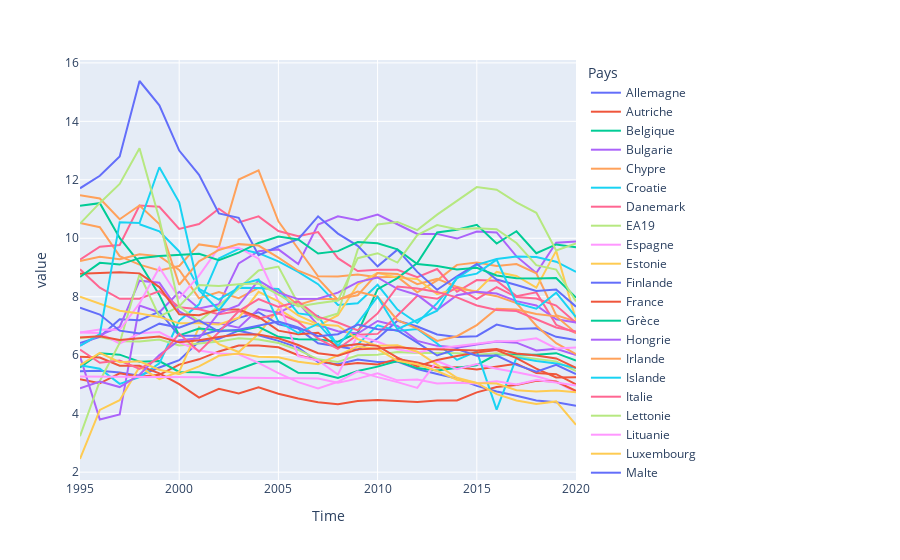

Source (notebook cell):
### Code cell
PC_TSCO_X_ISCO_clean_df_pivot.plot()

### Figure 1 — Plotly figure (JSON) as saved in the notebook; plotly's stock layout.template omitted (floating-point values rounded to 4 significant figures)
{"data": [{"hovertemplate": "Pays=Allemagne<br>Time=%{x}<br>value=%{y}<extra></extra>", "legendgroup": "Allemagne", "line": {"color": "#636efa", "dash": "solid"}, "marker": {"symbol": "circle"}, "mode": "lines", "name": "Allemagne", "orientation": "v", "showlegend": true, "type": "scatter", "x": [1995, 1996, 1997, 1998, 1999, 2000, 2001, 2002, 2003, 2004, 2005, 2006, 2007, 2008, 2009, 2010, 2011, 2012, 2013, 2014, 2015, 2016, 2017, 2018, 2019, 2020], "xaxis": "x", "y": [5.45, 5.47, 5.41, 5.3, 5.58, 5.83, 6.47, 6.56, 6.84, 6.68, 6.49, 6.26, 5.77, 5.69, 5.85, 5.77, 5.78, 5.53, 5.36, 5.2, 4.95, 4.76, 4.61, 4.45, 4.39, 4.27], "yaxis": "y"}, {"hovertemplate": "Pays=Autriche<br>Time=%{x}<br>value=%{y}<extra></extra>", "legendgroup": "Autriche", "line": {"color": "#EF553B", "dash": "solid"}, "marker": {"symbol": "circle"}, "mode": "lines", "name": "Autriche", "orientation": "v", "showlegend": true, "type": "scatter", "x": [1995, 1996, 1997, 1998, 1999, 2000, 2001, 2002, 2003, 2004, 2005, 2006, 2007, 2008, 2009, 2010, 2011, 2012, 2013, 2014, 2015, 2016, 2017, 2018, 2019, 2020], "xaxis": "x", "y": [5.18, 5.04, 5.38, 5.26, 5.33, 5.68, 5.86, 6.13, 6.33, 6.33, 6.27, 6, 5.83, 5.66, 5.73, 5.68, 5.87, 5.75, 5.58, 5.59, 5.51, 5.61, 5.71, 5.39, 5.35, 5], "yaxis": "y"}, {"hovertemplate": "Pays=Belgique<br>Time=%{x}<br>value=%{y}<extra></extra>", "legendgroup": "Belgique", "line": {"color": "#00cc96", "dash": "solid"}, "marker": {"symbol": "circle"}, "mode": "lines", "name": "Belgique", "orientation": "v", "showlegend": true, "type": "scatter", "x": [1995, 1996, 1997, 1998, 1999, 2000, 2001, 2002, 2003, 2004, 2005, 2006, 2007, 2008, 2009, 2010, 2011, 2012, 2013, 2014, 2015, 2016, 2017, 2018, 2019, 2020], "xaxis": "x", "y": [5.58, 6.07, 6.02, 5.78, 5.8, 5.43, 5.42, 5.28, 5.52, 5.77, 5.79, 5.4, 5.39, 5.22, 5.46, 5.61, 5.8, 5.56, 5.48, 5.57, 5.66, 6.03, 6.02, 6.02, 6.07, 5.82], "yaxis": "y"}, {"hovertemplate": "Pays=Bulgarie<br>Time=%{x}<br>value=%{y}<extra></extra>", "legendgroup": "Bulgarie", "line": {"color": "#ab63fa", "dash": "solid"}, "marker": {"symbol": "circle"}, "mode": "lines", "name": "Bulgarie", "orientation": "v", "showlegend": true, "type": "scatter", "x": [1995, 1996, 1997, 1998, 1999, 2000, 2001, 2002, 2003, 2004, 2005, 2006, 2007, 2008, 2009, 2010, 2011, 2012, 2013, 2014, 2015, 2016, 2017, 2018, 2019, 2020], "xaxis": "x", "y": [5.96, 3.8, 3.97, 7.7, 7.47, 8.17, 7.6, 7.74, 9.14, 9.56, 9.62, 9.12, 10.47, 10.75, 10.62, 10.81, 10.48, 10.15, 10.15, 9.99, 10.23, 10.2, 9.38, 8.81, 9.85, 9.89], "yaxis": "y"}, {"hovertemplate": "Pays=Chypre<br>Time=%{x}<br>value=%{y}<extra></extra>", "legendgroup": "Chypre", "line": {"color": "#FFA15A", "dash": "solid"}, "marker": {"symbol": "circle"}, "mode": "lines", "name": "Chypre", "orientation": "v", "showlegend": true, "type": "scatter", "x": [1995, 1996, 1997, 1998, 1999, 2000, 2001, 2002, 2003, 2004, 2005, 2006, 2007, 2008, 2009, 2010, 2011, 2012, 2013, 2014, 2015, 2016, 2017, 2018, 2019, 2020], "xaxis": "x", "y": [10.52, 10.38, 9.39, 9.1, 8.9, 9.05, 9.79, 9.69, 12.01, 12.32, 10.58, 9.63, 8.7, 8.69, 8.76, 8.67, 8.68, 8.15, 8.56, 9.09, 9.17, 9.05, 9.12, 8.8, 7.37, 7.15], "yaxis": "y"}, {"hovertemplate": "Pays=Croatie<br>Time=%{x}<br>value=%{y}<extra></extra>", "legendgroup": "Croatie", "line": {"color": "#19d3f3", "dash": "solid"}, "marker": {"symbol": "circle"}, "mode": "lines", "name": "Croatie", "orientation": "v", "showlegend": true, "type": "scatter", "x": [1995, 1996, 1997, 1998, 1999, 2000, 2001, 2002, 2003, 2004, 2005, 2006, 2007, 2008, 2009, 2010, 2011, 2012, 2013, 2014, 2015, 2016, 2017, 2018, 2019, 2020], "xaxis": "x", "y": [5.66, 5.54, 5.02, 5.25, 5.72, 7.18, 7.74, 9.31, 9.64, 9.49, 9.21, 8.85, 8.43, 7.72, 7.78, 8.41, 7.56, 7.1, 7.78, 8.63, 9.09, 9.29, 9.38, 9.36, 9.2, 8.85], "yaxis": "y"}, {"hovertemplate": "Pays=Danemark<br>Time=%{x}<br>value=%{y}<extra></extra>", "legendgroup": "Danemark", "line": {"color": "#FF6692", "dash": "solid"}, "marker": {"symbol": "circle"}, "mode": "lines", "name": "Danemark", "orientation": "v", "showlegend": true, "type": "scatter", "x": [1995, 1996, 1997, 1998, 1999, 2000, 2001, 2002, 2003, 2004, 2005, 2006, 2007, 2008, 2009, 2010, 2011, 2012, 2013, 2014, 2015, 2016, 2017, 2018, 2019, 2020], "xaxis": "x", "y": [9.27, 9.71, 9.77, 11.12, 11.08, 10.32, 10.49, 11.01, 10.54, 10.75, 10.25, 10.07, 10.21, 9.32, 8.88, 8.92, 8.92, 8.67, 8.95, 8.17, 8.57, 8.55, 8.02, 8.15, 7.04, 6.76], "yaxis": "y"}, {"hovertemplate": "Pays=EA19<br>Time=%{x}<br>value=%{y}<extra></extra>", "legendgroup": "EA19", "line": {"color": "#B6E880", "dash": "solid"}, "marker": {"symbol": "circle"}, "mode": "lines", "name": "EA19", "orientation": "v", "showlegend": true, "type": "scatter", "x": [1995, 1996, 1997, 1998, 1999, 2000, 2001, 2002, 2003, 2004, 2005, 2006, 2007, 2008, 2009, 2010, 2011, 2012, 2013, 2014, 2015, 2016, 2017, 2018, 2019, 2020], "xaxis": "x", "y": [6.6, 6.62, 6.48, 6.47, 6.54, 6.33, 6.4, 6.47, 6.58, 6.54, 6.42, 6.18, 5.86, 5.77, 6, 6.02, 6.11, 6.08, 6.08, 6.07, 6.02, 6.07, 5.96, 5.88, 5.79, 5.46], "yaxis": "y"}, {"hovertemplate": "Pays=Espagne<br>Time=%{x}<br>value=%{y}<extra></extra>", "legendgroup": "Espagne", "line": {"color": "#FF97FF", "dash": "solid"}, "marker": {"symbol": "circle"}, "mode": "lines", "name": "Espagne", "orientation": "v", "showlegend": true, "type": "scatter", "x": [1995, 1996, 1997, 1998, 1999, 2000, 2001, 2002, 2003, 2004, 2005, 2006, 2007, 2008, 2009, 2010, 2011, 2012, 2013, 2014, 2015, 2016, 2017, 2018, 2019, 2020], "xaxis": "x", "y": [6.78, 6.76, 6.4, 6.75, 6.79, 6.44, 6.16, 6.06, 6.03, 5.74, 5.39, 5.08, 4.86, 5.09, 5.45, 5.25, 5.08, 4.88, 5.8, 5.52, 5.7, 5.54, 5.42, 5.28, 5.09, 4.74], "yaxis": "y"}, {"hovertemplate": "Pays=Estonie<br>Time=%{x}<br>value=%{y}<extra></extra>", "legendgroup": "Estonie", "line": {"color": "#FECB52", "dash": "solid"}, "marker": {"symbol": "circle"}, "mode": "lines", "name": "Estonie", "orientation": "v", "showlegend": true, "type": "scatter", "x": [1995, 1996, 1997, 1998, 1999, 2000, 2001, 2002, 2003, 2004, 2005, 2006, 2007, 2008, 2009, 2010, 2011, 2012, 2013, 2014, 2015, 2016, 2017, 2018, 2019, 2020], "xaxis": "x", "y": [2.45, 4.13, 4.46, 5.6, 5.18, 5.44, 6.96, 6.38, 6.11, 6.73, 7.58, 7.17, 7, 7.37, 8.42, 8.82, 8.65, 8.61, 8.09, 8.27, 8.19, 8.85, 8.71, 8.31, 9.57, 7.2], "yaxis": "y"}, {"hovertemplate": "Pays=Finlande<br>Time=%{x}<br>value=%{y}<extra></extra>", "legendgroup": "Finlande", "line": {"color": "#636efa", "dash": "solid"}, "marker": {"symbol": "circle"}, "mode": "lines", "name": "Finlande", "orientation": "v", "showlegend": true, "type": "scatter", "x": [1995, 1996, 1997, 1998, 1999, 2000, 2001, 2002, 2003, 2004, 2005, 2006, 2007, 2008, 2009, 2010, 2011, 2012, 2013, 2014, 2015, 2016, 2017, 2018, 2019, 2020], "xaxis": "x", "y": [6.42, 6.63, 7.23, 7.2, 7.49, 6.67, 6.67, 6.86, 7.28, 7.47, 7.06, 6.91, 6.41, 6.3, 6.19, 6.57, 7.18, 6.98, 6.71, 6.62, 6.65, 7.05, 6.9, 6.92, 6.63, 6.52], "yaxis": "y"}, {"hovertemplate": "Pays=France<br>Time=%{x}<br>value=%{y}<extra></extra>", "legendgroup": "France", "line": {"color": "#EF553B", "dash": "solid"}, "marker": {"symbol": "circle"}, "mode": "lines", "name": "France", "orientation": "v", "showlegend": true, "type": "scatter", "x": [1995, 1996, 1997, 1998, 1999, 2000, 2001, 2002, 2003, 2004, 2005, 2006, 2007, 2008, 2009, 2010, 2011, 2012, 2013, 2014, 2015, 2016, 2017, 2018, 2019, 2020], "xaxis": "x", "y": [5.95, 5.92, 5.64, 5.64, 5.38, 5.01, 4.55, 4.85, 4.69, 4.9, 4.68, 4.52, 4.39, 4.32, 4.43, 4.47, 4.43, 4.4, 4.45, 4.45, 4.73, 4.91, 4.98, 5.13, 5.1, 4.78], "yaxis": "y"}, {"hovertemplate": "Pays=Grèce<br>Time=%{x}<br>value=%{y}<extra></extra>", "legendgroup": "Grèce", "line": {"color": "#00cc96", "dash": "solid"}, "marker": {"symbol": "circle"}, "mode": "lines", "name": "Grèce", "orientation": "v", "showlegend": true, "type": "scatter", "x": [1995, 1996, 1997, 1998, 1999, 2000, 2001, 2002, 2003, 2004, 2005, 2006, 2007, 2008, 2009, 2010, 2011, 2012, 2013, 2014, 2015, 2016, 2017, 2018, 2019, 2020], "xaxis": "x", "y": [11.11, 11.2, 10.01, 9.16, 8.06, 6.68, 6.91, 6.85, 6.84, 6.97, 6.63, 6.55, 6.54, 6.46, 6.77, 8.26, 8.64, 9.15, 10.2, 10.29, 10.46, 9.82, 10.24, 9.49, 9.79, 9.69], "yaxis": "y"}, {"hovertemplate": "Pays=Hongrie<br>Time=%{x}<br>value=%{y}<extra></extra>", "legendgroup": "Hongrie", "line": {"color": "#ab63fa", "dash": "solid"}, "marker": {"symbol": "circle"}, "mode": "lines", "name": "Hongrie", "orientation": "v", "showlegend": true, "type": "scatter", "x": [1995, 1996, 1997, 1998, 1999, 2000, 2001, 2002, 2003, 2004, 2005, 2006, 2007, 2008, 2009, 2010, 2011, 2012, 2013, 2014, 2015, 2016, 2017, 2018, 2019, 2020], "xaxis": "x", "y": [6.33, 6.69, 6.97, 8.55, 8.48, 7.5, 7.12, 7.09, 6.94, 7.58, 7.45, 7.79, 7.03, 6.82, 6.74, 7.17, 7, 6.49, 6.32, 6.26, 6.37, 6.47, 6.43, 6.16, 6.22, 6.01], "yaxis": "y"}, {"hovertemplate": "Pays=Irlande<br>Time=%{x}<br>value=%{y}<extra></extra>", "legendgroup": "Irlande", "line": {"color": "#FFA15A", "dash": "solid"}, "marker": {"symbol": "circle"}, "mode": "lines", "name": "Irlande", "orientation": "v", "showlegend": true, "type": "scatter", "x": [1995, 1996, 1997, 1998, 1999, 2000, 2001, 2002, 2003, 2004, 2005, 2006, 2007, 2008, 2009, 2010, 2011, 2012, 2013, 2014, 2015, 2016, 2017, 2018, 2019, 2020], "xaxis": "x", "y": [9.22, 9.37, 9.28, 9.45, 9.39, 8.92, 7.95, 8.16, 7.95, 8.3, 8.25, 7.72, 7.93, 7.92, 8.05, 8.81, 8.78, 8.43, 8.61, 8.34, 8.15, 8.02, 7.78, 7.01, 6.41, 6.04], "yaxis": "y"}, {"hovertemplate": "Pays=Islande<br>Time=%{x}<br>value=%{y}<extra></extra>", "legendgroup": "Islande", "line": {"color": "#19d3f3", "dash": "solid"}, "marker": {"symbol": "circle"}, "mode": "lines", "name": "Islande", "orientation": "v", "showlegend": true, "type": "scatter", "x": [1995, 1996, 1997, 1998, 1999, 2000, 2001, 2002, 2003, 2004, 2005, 2006, 2007, 2008, 2009, 2010, 2011, 2012, 2013, 2014, 2015, 2016, 2017, 2018, 2019, 2020], "xaxis": "x", "y": [null, null, null, 10.48, 10.24, 9.55, 8.27, 7.9, 8.31, 8.3, 8.27, 7.43, 7.34, 6.32, 6.37, 7.02, 6.83, 6.9, 6.4, 5.84, 6.13, 4.14, 5.92, 5.8, 5.72, 5.56], "yaxis": "y"}, {"hovertemplate": "Pays=Italie<br>Time=%{x}<br>value=%{y}<extra></extra>", "legendgroup": "Italie", "line": {"color": "#FF6692", "dash": "solid"}, "marker": {"symbol": "circle"}, "mode": "lines", "name": "Italie", "orientation": "v", "showlegend": true, "type": "scatter", "x": [1995, 1996, 1997, 1998, 1999, 2000, 2001, 2002, 2003, 2004, 2005, 2006, 2007, 2008, 2009, 2010, 2011, 2012, 2013, 2014, 2015, 2016, 2017, 2018, 2019, 2020], "xaxis": "x", "y": [8.94, 8.31, 7.93, 7.93, 8.19, 7.64, 7.57, 7.4, 7.51, 7.25, 7.43, 7.14, 6.57, 6.22, 6.7, 6.73, 7.36, 8.03, 7.93, 8.32, 7.92, 8.33, 7.99, 7.94, 7.7, 7.11], "yaxis": "y"}, {"hovertemplate": "Pays=Lettonie<br>Time=%{x}<br>value=%{y}<extra></extra>", "legendgroup": "Lettonie", "line": {"color": "#B6E880", "dash": "solid"}, "marker": {"symbol": "circle"}, "mode": "lines", "name": "Lettonie", "orientation": "v", "showlegend": true, "type": "scatter", "x": [1995, 1996, 1997, 1998, 1999, 2000, 2001, 2002, 2003, 2004, 2005, 2006, 2007, 2008, 2009, 2010, 2011, 2012, 2013, 2014, 2015, 2016, 2017, 2018, 2019, 2020], "xaxis": "x", "y": [3.23, 5.12, 6.42, 8.77, 7.32, 7.67, 7.16, 7.69, 8.28, 8.9, 9.03, 7.76, 7.22, 7.43, 9.62, 10.47, 10.56, 10.28, 10.81, 11.28, 11.75, 11.66, 11.23, 10.87, 9.58, 9.82], "yaxis": "y"}, {"hovertemplate": "Pays=Lituanie<br>Time=%{x}<br>value=%{y}<extra></extra>", "legendgroup": "Lituanie", "line": {"color": "#FF97FF", "dash": "solid"}, "marker": {"symbol": "circle"}, "mode": "lines", "name": "Lituanie", "orientation": "v", "showlegend": true, "type": "scatter", "x": [1995, 1996, 1997, 1998, 1999, 2000, 2001, 2002, 2003, 2004, 2005, 2006, 2007, 2008, 2009, 2010, 2011, 2012, 2013, 2014, 2015, 2016, 2017, 2018, 2019, 2020], "xaxis": "x", "y": [6.78, 6.88, 6.87, 7.77, 9, 7.95, 8.72, 9.68, 9.68, 9.3, 7.85, 5.97, 5.82, 5.34, 6.68, 6.46, 6.2, 6.09, 6.23, 6.31, 6.4, 6.48, 6.49, 6.58, 6.23, 6.26], "yaxis": "y"}, {"hovertemplate": "Pays=Luxembourg<br>Time=%{x}<br>value=%{y}<extra></extra>", "legendgroup": "Luxembourg", "line": {"color": "#FECB52", "dash": "solid"}, "marker": {"symbol": "circle"}, "mode": "lines", "name": "Luxembourg", "orientation": "v", "showlegend": true, "type": "scatter", "x": [1995, 1996, 1997, 1998, 1999, 2000, 2001, 2002, 2003, 2004, 2005, 2006, 2007, 2008, 2009, 2010, 2011, 2012, 2013, 2014, 2015, 2016, 2017, 2018, 2019, 2020], "xaxis": "x", "y": [8, 7.77, 7.52, 7.43, 7.31, 7.09, 7.09, 7.05, 7.28, 8.17, 7.84, 7.36, 7.05, 7.01, 6.55, 6.32, 6.34, 6.12, 5.66, 5.23, 5.05, 4.67, 4.45, 4.33, 4.42, 3.62], "yaxis": "y"}, {"hovertemplate": "Pays=Malte<br>Time=%{x}<br>value=%{y}<extra></extra>", "legendgroup": "Malte", "line": {"color": "#636efa", "dash": "solid"}, "marker": {"symbol": "circle"}, "mode": "lines", "name": "Malte", "orientation": "v", "showlegend": true, "type": "scatter", "x": [1995, 1996, 1997, 1998, 1999, 2000, 2001, 2002, 2003, 2004, 2005, 2006, 2007, 2008, 2009, 2010, 2011, 2012, 2013, 2014, 2015, 2016, 2017, 2018, 2019, 2020], "xaxis": "x", "y": [11.71, 12.14, 12.8, 15.38, 14.55, 13, 12.17, 10.85, 10.7, 9.42, 9.72, 9.97, 10.75, 10.16, 9.74, 9.04, 9.61, 8.85, 8.24, 8.7, 9.12, 8.59, 8.4, 8.2, 8.25, 7.66], "yaxis": "y"}, {"hovertemplate": "Pays=Norvège<br>Time=%{x}<br>value=%{y}<extra></extra>", "legendgroup": "Norvège", "line": {"color": "#EF553B", "dash": "solid"}, "marker": {"symbol": "circle"}, "mode": "lines", "name": "Norvège", "orientation": "v", "showlegend": true, "type": "scatter", "x": [1995, 1996, 1997, 1998, 1999, 2000, 2001, 2002, 2003, 2004, 2005, 2006, 2007, 2008, 2009, 2010, 2011, 2012, 2013, 2014, 2015, 2016, 2017, 2018, 2019, 2020], "xaxis": "x", "y": [8.79, 8.81, 8.84, 8.8, 8.33, 7.4, 7.37, 7.56, 7.56, 7.31, 6.84, 6.72, 6.77, 6.28, 6.38, 6.32, 5.92, 5.62, 5.84, 5.97, 6.09, 6.18, 5.9, 5.54, 5.24, 5.25], "yaxis": "y"}, {"hovertemplate": "Pays=Pays-Bas<br>Time=%{x}<br>value=%{y}<extra></extra>", "legendgroup": "Pays-Bas", "line": {"color": "#00cc96", "dash": "solid"}, "marker": {"symbol": "circle"}, "mode": "lines", "name": "Pays-Bas", "orientation": "v", "showlegend": true, "type": "scatter", "x": [1995, 1996, 1997, 1998, 1999, 2000, 2001, 2002, 2003, 2004, 2005, 2006, 2007, 2008, 2009, 2010, 2011, 2012, 2013, 2014, 2015, 2016, 2017, 2018, 2019, 2020], "xaxis": "x", "y": [8.68, 9.16, 9.1, 9.32, 9.39, 9.42, 9.47, 9.25, 9.51, 9.84, 10.06, 9.96, 9.48, 9.56, 9.87, 9.83, 9.62, 9.12, 9.05, 8.93, 8.99, 8.73, 8.63, 8.62, 8.64, 7.97], "yaxis": "y"}, {"hovertemplate": "Pays=Pologne<br>Time=%{x}<br>value=%{y}<extra></extra>", "legendgroup": "Pologne", "line": {"color": "#ab63fa", "dash": "solid"}, "marker": {"symbol": "circle"}, "mode": "lines", "name": "Pologne", "orientation": "v", "showlegend": true, "type": "scatter", "x": [1995, 1996, 1997, 1998, 1999, 2000, 2001, 2002, 2003, 2004, 2005, 2006, 2007, 2008, 2009, 2010, 2011, 2012, 2013, 2014, 2015, 2016, 2017, 2018, 2019, 2020], "xaxis": "x", "y": [4.87, 5.1, 4.91, 5.33, 6.01, 6.51, 6.58, 7.45, 7.71, 8.56, 8.14, 7.92, 7.93, 8.14, 8.5, 8.66, 8.27, 8.06, 7.55, 8.05, 8.17, 8.11, 7.85, 7.7, 7.23, 7.12], "yaxis": "y"}, {"hovertemplate": "Pays=Portugal<br>Time=%{x}<br>value=%{y}<extra></extra>", "legendgroup": "Portugal", "line": {"color": "#FFA15A", "dash": "solid"}, "marker": {"symbol": "circle"}, "mode": "lines", "name": "Portugal", "orientation": "v", "showlegend": true, "type": "scatter", "x": [1995, 1996, 1997, 1998, 1999, 2000, 2001, 2002, 2003, 2004, 2005, 2006, 2007, 2008, 2009, 2010, 2011, 2012, 2013, 2014, 2015, 2016, 2017, 2018, 2019, 2020], "xaxis": "x", "y": [11.47, 11.36, 10.65, 11.12, 10.49, 8.41, 9.21, 9.6, 9.8, 9.75, 9.34, 8.89, 8.62, 7.89, 8.18, 8, 7.2, 6.91, 6.49, 6.65, 7.03, 7.59, 7.56, 7.41, 7.33, 6.76], "yaxis": "y"}, {"hovertemplate": "Pays=Roumanie<br>Time=%{x}<br>value=%{y}<extra></extra>", "legendgroup": "Roumanie", "line": {"color": "#19d3f3", "dash": "solid"}, "marker": {"symbol": "circle"}, "mode": "lines", "name": "Roumanie", "orientation": "v", "showlegend": true, "type": "scatter", "x": [1995, 1996, 1997, 1998, 1999, 2000, 2001, 2002, 2003, 2004, 2005, 2006, 2007, 2008, 2009, 2010, 2011, 2012, 2013, 2014, 2015, 2016, 2017, 2018, 2019, 2020], "xaxis": "x", "y": [6.32, 6.72, 10.55, 10.52, 12.43, 11.23, 8.22, 7.54, 8.4, 8.59, 7.15, 6.76, 7.07, 6.33, 7.11, 8, 6.89, 7.21, 7.52, 8.66, 8.79, 9.27, 7.78, 7.59, 8.14, 7.3], "yaxis": "y"}, {"hovertemplate": "Pays=Slovaquie<br>Time=%{x}<br>value=%{y}<extra></extra>", "legendgroup": "Slovaquie", "line": {"color": "#FF6692", "dash": "solid"}, "marker": {"symbol": "circle"}, "mode": "lines", "name": "Slovaquie", "orientation": "v", "showlegend": true, "type": "scatter", "x": [1995, 1996, 1997, 1998, 1999, 2000, 2001, 2002, 2003, 2004, 2005, 2006, 2007, 2008, 2009, 2010, 2011, 2012, 2013, 2014, 2015, 2016, 2017, 2018, 2019, 2020], "xaxis": "x", "y": [6.19, 5.74, 5.82, 5.53, 5.91, 6.74, 6.12, 6.79, 7.51, 7.92, 7.65, 7.84, 7.31, 7.12, 6.85, 7.43, 8.35, 8.28, 8.16, 7.98, 7.7, 7.55, 7.51, 7.24, 6.95, 6.81], "yaxis": "y"}, {"hovertemplate": "Pays=Slovénie<br>Time=%{x}<br>value=%{y}<extra></extra>", "legendgroup": "Slovénie", "line": {"color": "#B6E880", "dash": "solid"}, "marker": {"symbol": "circle"}, "mode": "lines", "name": "Slovénie", "orientation": "v", "showlegend": true, "type": "scatter", "x": [1995, 1996, 1997, 1998, 1999, 2000, 2001, 2002, 2003, 2004, 2005, 2006, 2007, 2008, 2009, 2010, 2011, 2012, 2013, 2014, 2015, 2016, 2017, 2018, 2019, 2020], "xaxis": "x", "y": [10.5, 11.21, 11.86, 13.08, 10.66, 7.67, 8.4, 8.37, 8.43, 8.45, 8.07, 7.67, 7.78, 7.87, 9.32, 9.49, 9.17, 10.11, 10.45, 10.31, 10.34, 10.31, 9.84, 9.08, 8.93, 7.84], "yaxis": "y"}, {"hovertemplate": "Pays=Suisse<br>Time=%{x}<br>value=%{y}<extra></extra>", "legendgroup": "Suisse", "line": {"color": "#FF97FF", "dash": "solid"}, "marker": {"symbol": "circle"}, "mode": "lines", "name": "Suisse", "orientation": "v", "showlegend": true, "type": "scatter", "x": [1995, 1996, 1997, 1998, 1999, 2000, 2001, 2002, 2003, 2004, 2005, 2006, 2007, 2008, 2009, 2010, 2011, 2012, 2013, 2014, 2015, 2016, 2017, 2018, 2019, 2020], "xaxis": "x", "y": [5.27, 5.27, 5.27, 5.26, 5.26, 5.25, 5.25, 5.24, 5.23, 5.23, 5.22, 5.21, 5.2, 5.06, 5.2, 5.38, 5.14, 5.17, 5.03, 5.06, 5.03, 5.11, 5, 5.15, 5.07, 4.96], "yaxis": "y"}, {"hovertemplate": "Pays=Suède<br>Time=%{x}<br>value=%{y}<extra></extra>", "legendgroup": "Suède", "line": {"color": "#FECB52", "dash": "solid"}, "marker": {"symbol": "circle"}, "mode": "lines", "name": "Suède", "orientation": "v", "showlegend": true, "type": "scatter", "x": [1995, 1996, 1997, 1998, 1999, 2000, 2001, 2002, 2003, 2004, 2005, 2006, 2007, 2008, 2009, 2010, 2011, 2012, 2013, 2014, 2015, 2016, 2017, 2018, 2019, 2020], "xaxis": "x", "y": [5.66, 6.08, 5.76, 5.79, 5.5, 5.35, 5.62, 5.98, 6.06, 5.95, 5.93, 5.78, 5.69, 6, 6.3, 6.21, 5.81, 5.69, 5.46, 5.16, 5.05, 5.03, 4.8, 4.76, 4.79, 4.73], "yaxis": "y"}, {"hovertemplate": "Pays=Tchéquie<br>Time=%{x}<br>value=%{y}<extra></extra>", "legendgroup": "Tchéquie", "line": {"color": "#636efa", "dash": "solid"}, "marker": {"symbol": "circle"}, "mode": "lines", "name": "Tchéquie", "orientation": "v", "showlegend": true, "type": "scatter", "x": [1995, 1996, 1997, 1998, 1999, 2000, 2001, 2002, 2003, 2004, 2005, 2006, 2007, 2008, 2009, 2010, 2011, 2012, 2013, 2014, 2015, 2016, 2017, 2018, 2019, 2020], "xaxis": "x", "y": [7.63, 7.39, 6.84, 6.74, 7.08, 6.94, 7.19, 6.81, 6.87, 7.02, 7.15, 6.95, 6.65, 6.72, 7.05, 6.89, 6.85, 6.43, 5.99, 6.21, 5.98, 5.99, 5.67, 5.44, 5.67, 5.35], "yaxis": "y"}, {"hovertemplate": "Pays=Union européenne - 27 pays (à partir de 2020)<br>Time=%{x}<br>value=%{y}<extra></extra>", "legendgroup": "Union européenne - 27 pays (à partir de 2020)", "line": {"color": "#EF553B", "dash": "solid"}, "marker": {"symbol": "circle"}, "mode": "lines", "name": "Union européenne - 27 pays (à partir de 2020)", "orientation": "v", "showlegend": true, "type": "scatter", "x": [1995, 1996, 1997, 1998, 1999, 2000, 2001, 2002, 2003, 2004, 2005, 2006, 2007, 2008, 2009, 2010, 2011, 2012, 2013, 2014, 2015, 2016, 2017, 2018, 2019, 2020], "xaxis": "x", "y": [6.61, 6.65, 6.52, 6.57, 6.64, 6.44, 6.51, 6.62, 6.71, 6.71, 6.58, 6.35, 6.07, 5.98, 6.2, 6.23, 6.27, 6.22, 6.2, 6.2, 6.16, 6.21, 6.06, 5.99, 5.89, 5.57], "yaxis": "y"}], "layout": {"legend": {"title": {"text": "Pays"}, "tracegroupgap": 0}, "margin": {"t": 60}, "xaxis": {"anchor": "y", "domain": [0, 1], "title": {"text": "Time"}}, "yaxis": {"anchor": "x", "domain": [0, 1], "title": {"text": "value"}}}}
